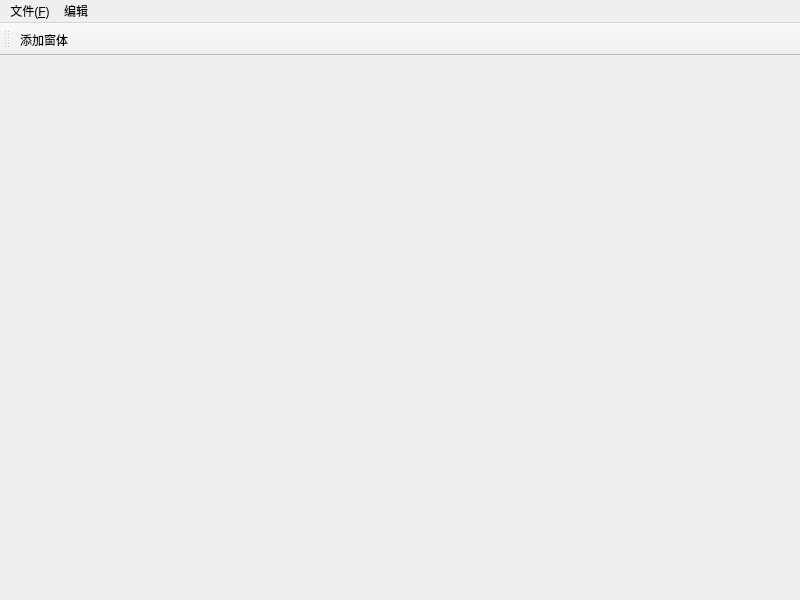
<?xml version="1.0" encoding="UTF-8"?>
<ui version="4.0">
 <class>MainWindow</class>
 <widget class="QMainWindow" name="MainWindow">
  <property name="geometry">
   <rect>
    <x>0</x>
    <y>0</y>
    <width>800</width>
    <height>600</height>
   </rect>
  </property>
  <property name="minimumSize">
   <size>
    <width>800</width>
    <height>600</height>
   </size>
  </property>
  <property name="windowTitle">
   <string>MainWindow</string>
  </property>
  <widget class="QWidget" name="centralwidget">
   <property name="enabled">
    <bool>false</bool>
   </property>
   <widget class="QWidget" name="gridLayoutWidget">
    <property name="geometry">
     <rect>
      <x>0</x>
      <y>0</y>
      <width>791</width>
      <height>551</height>
     </rect>
    </property>
    <layout class="QGridLayout" name="gridLayout_2"/>
   </widget>
  </widget>
  <widget class="QMenuBar" name="menubar">
   <property name="geometry">
    <rect>
     <x>0</x>
     <y>0</y>
     <width>800</width>
     <height>23</height>
    </rect>
   </property>
   <widget class="QMenu" name="menu">
    <property name="title">
     <string>文件(&amp;F)</string>
    </property>
    <addaction name="fileOpenAction"/>
    <addaction name="fileNewAction"/>
    <addaction name="separator"/>
    <addaction name="fileCloseAction"/>
   </widget>
   <widget class="QMenu" name="menu_2">
    <property name="title">
     <string>编辑</string>
    </property>
   </widget>
   <addaction name="menu"/>
   <addaction name="menu_2"/>
  </widget>
  <widget class="QToolBar" name="toolBar">
   <property name="windowTitle">
    <string>toolBar</string>
   </property>
   <property name="addWinAction" stdset="0">
    <string/>
   </property>
   <attribute name="toolBarArea">
    <enum>TopToolBarArea</enum>
   </attribute>
   <attribute name="toolBarBreak">
    <bool>false</bool>
   </attribute>
   <addaction name="addWinAction"/>
  </widget>
  <action name="fileOpenAction">
   <property name="text">
    <string>打开(&amp;o)</string>
   </property>
   <property name="shortcut">
    <string>Alt+O</string>
   </property>
  </action>
  <action name="fileCloseAction">
   <property name="text">
    <string>关闭</string>
   </property>
   <property name="shortcut">
    <string>Alt+C</string>
   </property>
  </action>
  <action name="fileNewAction">
   <property name="text">
    <string>新建</string>
   </property>
   <property name="shortcut">
    <string>Alt+N</string>
   </property>
  </action>
  <action name="addWinAction">
   <property name="text">
    <string>添加窗体</string>
   </property>
   <property name="toolTip">
    <string>添加窗体</string>
   </property>
  </action>
 </widget>
 <resources/>
 <connections/>
</ui>
